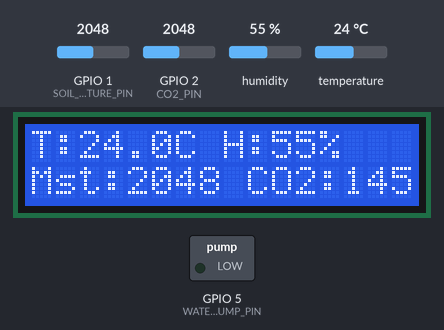
The sketch below on a simulated ESP32-S3. Shown: 16×2 character LCD, switched loads named in the sketch (green lamp = pin HIGH). Inputs (shaded band) come from the test bench; at power-on: GPIO 1 (SOIL_MOISTURE_PIN) = 2048, temperature 24 °C, GPIO 2 (CO2_PIN) = 2048, humidity 55 %. WiFi joins after 1.5 s; servers stay silent unless stated; no MQTT or app messages arrive unless stated; not simulated (calls return 0 or success): secrets.h; pins used as bus, display or sensor lines are not drawn; what the sketch prints to the serial monitor is not drawn.

Above: at 9.9 s.
10.0 s: GPIO 1 (SOIL_MOISTURE_PIN) set to 325
At 12.9 s:
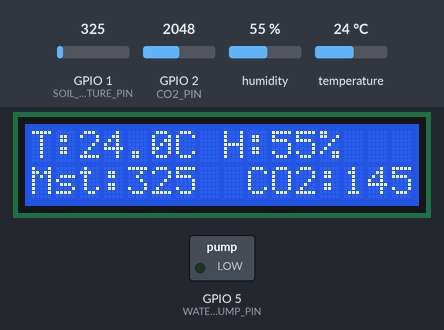
13.6 s: GPIO 1 (SOIL_MOISTURE_PIN) set to 288
At 15.1 s:
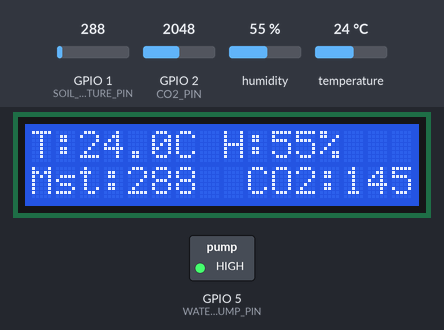
17.2 s: temperature set to 28 °C
At 18.6 s:
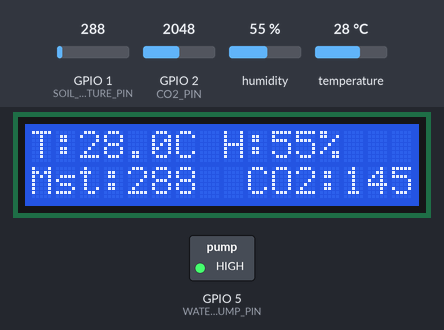
20.8 s: temperature set to 31 °C
At 24.4 s:
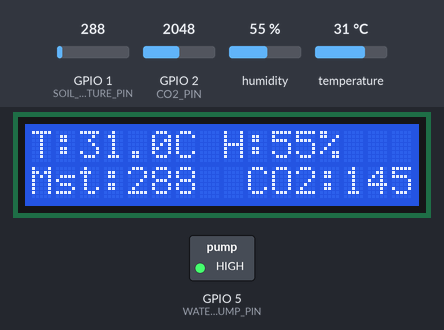
25.2 s: GPIO 2 (CO2_PIN) set to 2866
At 27.9 s:
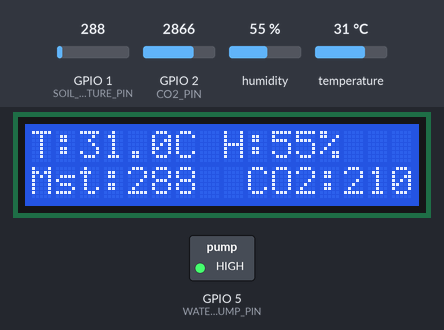
28.8 s: humidity set to 22 %
At 30.2 s:
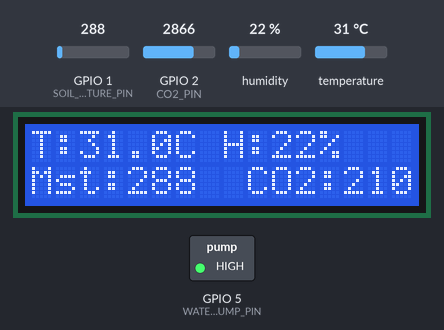
Timing chart, 0 to 31.8 s (numbered marks = the images above; inputs shaded):
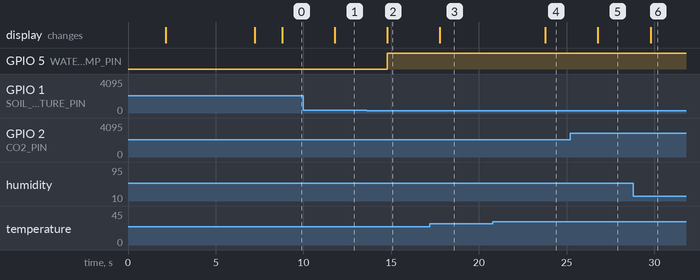

The sketch:

4system_farming.ino
```cpp
//  Smart Farming IoT — Meta4Farm
//  Board   : ESP32
//  Sensors : DHT11, Soil Moisture (A0), CO2 analog (A1)
//  Output  : LCD I2C 16x2, Water Pump (pin 5), DC Fan (pin 6)
//  Cloud   : Adafruit IO via MQTT

#include "secrets.h"               // kredensial WiFi & Adafruit IO
#include <WiFi.h>
#include <Adafruit_MQTT.h>
#include <Adafruit_MQTT_Client.h>
#include <DHT.h>
#include <LiquidCrystal_I2C.h>

#define DHTPIN            2
#define DHTTYPE           DHT11
#define SOIL_MOISTURE_PIN A0
#define CO2_PIN           A1
#define WATER_PUMP_PIN    5
#define DC_FAN_PIN        6

#define TEMP_FAN_ON       30      // °C — kipas nyala jika suhu >= nilai ini
#define SOIL_DRY          300     // nilai analog — pompa nyala jika tanah < nilai ini
#define HARVEST_HUMIDITY  50      // % — kondisi panen: humidity < nilai ini
#define HARVEST_TEMP      25      // °C — kondisi panen: suhu > nilai ini
#define HARVEST_CO2       50      // ppm — kondisi panen: co2 > nilai ini

#define SENSOR_INTERVAL   3000    // ms — interval baca sensor (non-blocking)
#define MQTT_RETRY_DELAY  5000    // ms — jeda sebelum retry koneksi MQTT

// Adafruit IO
#define AIO_SERVER        "io.adafruit.com"
#define AIO_SERVERPORT    1883

// Objek global
DHT dht(DHTPIN, DHTTYPE);
LiquidCrystal_I2C lcd(0x27, 16, 2);
WiFiClient client;
Adafruit_MQTT_Client mqtt(&client, AIO_SERVER, AIO_SERVERPORT, AIO_USERNAME, AIO_KEY);

// Adafruit IO feeds
Adafruit_MQTT_Publish temperatureFeed  = Adafruit_MQTT_Publish(&mqtt, AIO_USERNAME "/feeds/temperature");
Adafruit_MQTT_Publish humidityFeed     = Adafruit_MQTT_Publish(&mqtt, AIO_USERNAME "/feeds/humidity");
Adafruit_MQTT_Publish soilMoistureFeed = Adafruit_MQTT_Publish(&mqtt, AIO_USERNAME "/feeds/soilMoisture");
Adafruit_MQTT_Publish co2Feed          = Adafruit_MQTT_Publish(&mqtt, AIO_USERNAME "/feeds/co2");
Adafruit_MQTT_Publish harvestFeed      = Adafruit_MQTT_Publish(&mqtt, AIO_USERNAME "/feeds/harvestNotification");

// Variabel sensor
float temperature     = 0.0;
float humidity        = 0.0;
int   soilMoistureValue = 0;
int   co2Value        = 0;

// Timing non-blocking
unsigned long previousMillis = 0;

// Deklarasi fungsi
void connectWiFi();
void connectMQTT();
void ensureMQTT();
int  readCO2();
void readSensors();
bool sensorsValid();
void updateLCD();
void publishToCloud();
void controlActuators();
void showLCDMessage(const char* line1, const char* line2 = "");

//  SETUP
void setup() {
  Serial.begin(115200);

  // LCD
  lcd.init();
  lcd.backlight();
  showLCDMessage("Smart Farming", "Initializing...");

  // Sensor & aktuator
  dht.begin();
  pinMode(WATER_PUMP_PIN, OUTPUT);
  pinMode(DC_FAN_PIN,     OUTPUT);
  digitalWrite(WATER_PUMP_PIN, LOW);
  digitalWrite(DC_FAN_PIN,     LOW);

  // Koneksi
  connectWiFi();
  connectMQTT();

  harvestFeed.publish("Semangat! Panen kita hampir tiba!");
  showLCDMessage("System Ready", "Monitoring...");
  delay(1500);
}

//  LOOP  (non-blocking dengan millis)
void loop() {
  unsigned long currentMillis = millis();

  if (currentMillis - previousMillis >= SENSOR_INTERVAL) {
    previousMillis = currentMillis;

    readSensors();

    if (!sensorsValid()) {
      Serial.println("[ERROR] DHT11 gagal membaca sensor!");
      showLCDMessage("Sensor Error!", "Cek DHT11");
      return;
    }

    // Debug serial
    Serial.print("Suhu: ");          Serial.print(temperature);   Serial.println(" C");
    Serial.print("Kelembapan: ");    Serial.print(humidity);       Serial.println(" %");
    Serial.print("Kelembapan Tanah: "); Serial.println(soilMoistureValue);
    Serial.print("CO2: ");           Serial.print(co2Value);       Serial.println(" ppm");
    Serial.println("---");

    updateLCD();
    ensureMQTT();
    publishToCloud();
    controlActuators();
  }
}

//  SENSOR
void readSensors() {
  temperature       = dht.readTemperature();
  humidity          = dht.readHumidity();
  soilMoistureValue = analogRead(SOIL_MOISTURE_PIN);
  co2Value          = readCO2();
}

bool sensorsValid() {
  return !isnan(temperature) && !isnan(humidity);
}

int readCO2() {
  int   analogValue = analogRead(CO2_PIN);
  float voltage     = analogValue * (3.3f / 4095.0f);  // ESP32: 3.3V, 12-bit ADC
  float co2PPM      = max(0.0f, (voltage - 0.2f) * 1000.0f);
  return (int)co2PPM;
}

//  LCD
void updateLCD() {
  // Baris 0: "T:28.5C  H:65%"
  // Baris 1: "Mst:450 CO2:120"
  lcd.clear();

  lcd.setCursor(0, 0);
  lcd.print("T:");
  lcd.print(temperature, 1);
  lcd.print("C");

  lcd.setCursor(8, 0);
  lcd.print("H:");
  lcd.print((int)humidity);
  lcd.print("%");

  lcd.setCursor(0, 1);
  lcd.print("Mst:");
  lcd.print(soilMoistureValue);

  lcd.setCursor(9, 1);
  lcd.print("CO2:");
  lcd.print(co2Value);
}

void showLCDMessage(const char* line1, const char* line2) {
  lcd.clear();
  lcd.setCursor(0, 0);
  lcd.print(line1);
  if (line2[0] != '\0') {
    lcd.setCursor(0, 1);
    lcd.print(line2);
  }
}

//  MQTT PUBLISH
void publishToCloud() {
  temperatureFeed.publish(temperature);
  humidityFeed.publish(humidity);
  soilMoistureFeed.publish(static_cast<int32_t>(soilMoistureValue));
  co2Feed.publish(static_cast<int32_t>(co2Value));

  bool harvestReady = (humidity < HARVEST_HUMIDITY &&
                       temperature > HARVEST_TEMP   &&
                       co2Value   > HARVEST_CO2);

  if (harvestReady) {
    harvestFeed.publish("Panen Siap!");
    Serial.println("[HARVEST] Kondisi panen tercapai!");
  } else {
    harvestFeed.publish("Semangat! Panen kita hampir tiba!");
  }
}

//  AKTUATOR
void controlActuators() {
  // Pompa air — aktif jika tanah kering
  if (soilMoistureValue < SOIL_DRY) {
    digitalWrite(WATER_PUMP_PIN, HIGH);
    Serial.println("[PUMP] Water pump ON");
  } else {
    digitalWrite(WATER_PUMP_PIN, LOW);
    Serial.println("[PUMP] Water pump OFF");
  }

  // Kipas — aktif jika suhu terlalu tinggi
  if (temperature >= TEMP_FAN_ON) {
    digitalWrite(DC_FAN_PIN, HIGH);
    Serial.println("[FAN] DC Fan ON");
  } else {
    digitalWrite(DC_FAN_PIN, LOW);
    Serial.println("[FAN] DC Fan OFF");
  }
}

//  KONEKSI WiFi & MQTT
void connectWiFi() {
  Serial.print("Menghubungkan ke WiFi: ");
  Serial.println(WIFI_SSID);
  showLCDMessage("Connecting WiFi", WIFI_SSID);

  WiFi.begin(WIFI_SSID, WIFI_PASS);
  int attempt = 0;
  while (WiFi.status() != WL_CONNECTED) {
    delay(1000);
    Serial.print(".");
    attempt++;
    if (attempt > 30) {
      // Reboot jika WiFi tidak bisa konek dalam 30 detik
      Serial.println("\n[ERROR] WiFi timeout — restarting...");
      ESP.restart();
    }
  }
  Serial.println("\nTerhubung ke WiFi!");
  Serial.print("IP: ");
  Serial.println(WiFi.localIP());
}

void connectMQTT() {
  int attempt = 0;
  while (!mqtt.connected()) {
    Serial.print("Menghubungkan ke MQTT... ");
    showLCDMessage("Connecting MQTT", "Please wait...");

    if (mqtt.connect()) {
      Serial.println("Terhubung!");
    } else {
      attempt++;
      Serial.print("Gagal (attempt ");
      Serial.print(attempt);
      Serial.println(") — coba lagi dalam 5 detik");
      delay(MQTT_RETRY_DELAY);
      if (attempt > 5) {
        Serial.println("[ERROR] MQTT gagal — restarting...");
        ESP.restart();
      }
    }
  }
}

void ensureMQTT() {
  if (!mqtt.ping()) {
    Serial.println("[MQTT] Koneksi terputus — reconnecting...");
    connectMQTT();
  }
}
```

Measured:
- the behaviour switches between 300 and 299 on GPIO 1 (SOIL_MOISTURE_PIN) (found by bisection; images 1 and 2)
- after the input at 10.0 s, the display: changes after 1.8 s (image 1)
- after the input at 13.6 s, GPIO 5 (WATER_PUMP_PIN): LOW → HIGH after 1.2 s; the display: changes after 1.2 s (image 2)
- after the input at 17.2 s, the display: changes after 0.58 s (image 3)
- after the input at 20.8 s, the display: changes after 3.0 s (image 4)
- after the input at 25.2 s, the display: changes after 1.6 s (image 5)
- after the input at 28.8 s, the display: changes after 0.98 s (image 6)
